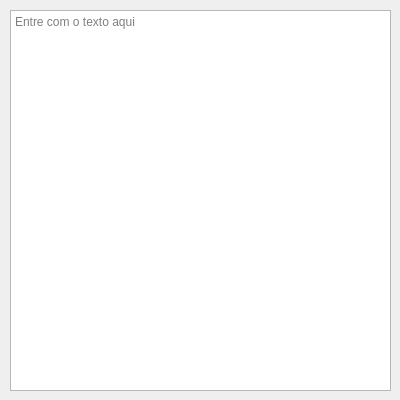
<?xml version="1.0" encoding="UTF-8"?>
<ui version="4.0">
 <class>TextHighlighter</class>
 <widget class="QWidget" name="TextHighlighter">
  <property name="geometry">
   <rect>
    <x>0</x>
    <y>0</y>
    <width>400</width>
    <height>400</height>
   </rect>
  </property>
  <property name="minimumSize">
   <size>
    <width>400</width>
    <height>400</height>
   </size>
  </property>
  <property name="maximumSize">
   <size>
    <width>400</width>
    <height>400</height>
   </size>
  </property>
  <property name="windowTitle">
   <string>Procurar no texto</string>
  </property>
  <widget class="QPlainTextEdit" name="plainTextEdit">
   <property name="geometry">
    <rect>
     <x>10</x>
     <y>10</y>
     <width>381</width>
     <height>381</height>
    </rect>
   </property>
   <property name="placeholderText" stdset="0">
    <string>Entre com o texto aqui</string>
   </property>
  </widget>
 </widget>
 <resources/>
 <connections/>
</ui>
